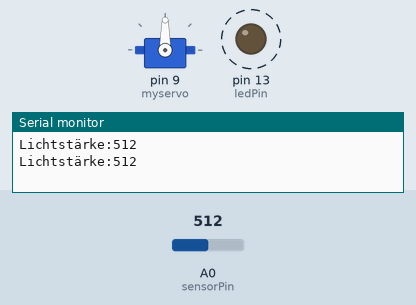
Simulated run of this sketch. Board: Arduino Uno, built with avr-gcc and run on an emulated ATmega328P. Parts: servo, output pins drawn as LEDs (lit = HIGH), the last lines printed to the serial monitor. Dashed ring = blinking. The test bench sets the inputs (shaded band); at power-on: A0 (sensorPin) = 512.

Above: at 1.8 s.
1.9 s: A0 (sensorPin) set to 212
5.4 s: A0 (sensorPin) set to 192
9.4 s: A0 (sensorPin) set to 210
At 10.2 s:
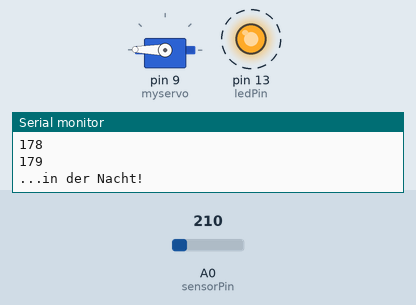
12.9 s: A0 (sensorPin) set to 190
At 15.03 s:
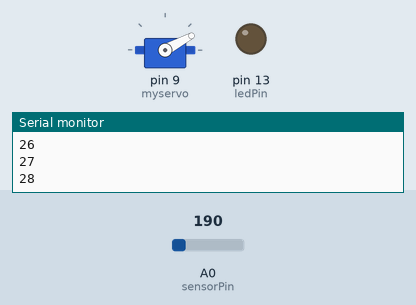
17.0 s: A0 (sensorPin) set to 306
At 17.27 s:
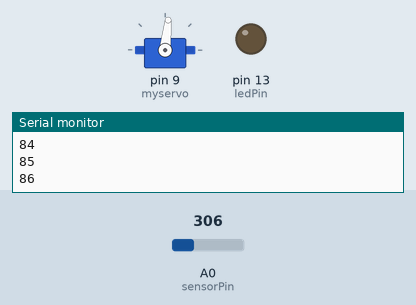
Timing chart, 0 to 21.5 s (numbered marks = the images above; inputs shaded):
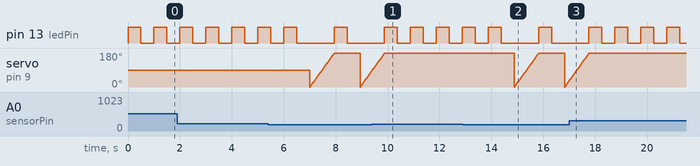

Measured:
- after the input at 9.4 s, pin 13 (ledPin): alternates HIGH for 0.50 s and LOW for 0.50 s, starting after 1.5 s; servo on pin 9 (myservo): goes on until 9.9 s, then stays 179°
- after the input at 12.9 s, servo on pin 9 (myservo): ramps from 0° to 179° and jumps back, once every 1.9 s
- after the input at 17.0 s, pin 13 (ledPin): alternates HIGH for 0.50 s and LOW for 0.50 s, starting after 1.8 s; servo on pin 9 (myservo): goes on until 17.8 s, then stays 179°

The sketch:

Servo___Lichtmessung.ino
```cpp
//Sketch setzt sich aus "Sweep"(aus Beispiele) und "Lichtempfindlicher Widerstand"(s.Arduino Kochbuch K. 6.2)

#include <Servo.h>

Servo myservo;  // create servo object to control a servo
                // a maximum of eight servo objects can be created
int pos = 0;    // variable to store the servo position


const int ledPin = 13;
const int sensorPin = 0;

void setup()
{

myservo.attach(9);  // attaches the servo on pin 9 to the servo object
pinMode(ledPin, OUTPUT);
Serial.begin(9600);
}

void loop()
{
int rate = analogRead(sensorPin);
digitalWrite(ledPin,HIGH);
delay(500);
Serial.print("Lichtstärke:");
Serial.println(rate);
digitalWrite(ledPin,LOW);
delay(500);
if(rate<200)
{
   for(pos = 0; pos < 180; pos += 1)  // goes from 0 degrees to 180 degrees
  {                                  // in steps of 1 degree
    myservo.write(pos);              // tell servo to go to position in variable 'pos'
    Serial.println(pos);
    delay(5);                       // waits 15ms for the servo to reach the position
  }
Serial.println("...in der Nacht!");

}
}
```
